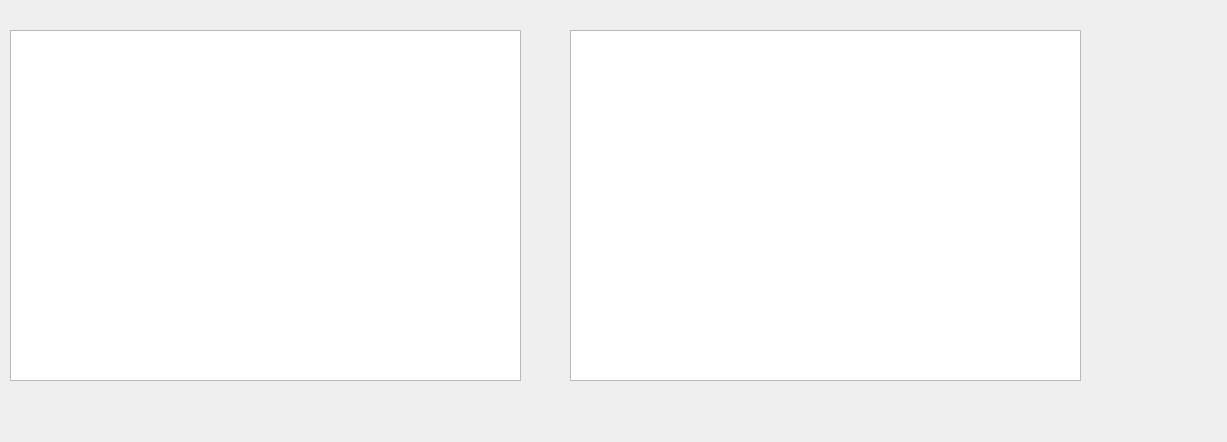
<?xml version="1.0" encoding="UTF-8"?>
<ui version="4.0">
 <class>DialogTableView</class>
 <widget class="QDialog" name="DialogTableView">
  <property name="geometry">
   <rect>
    <x>0</x>
    <y>0</y>
    <width>1227</width>
    <height>442</height>
   </rect>
  </property>
  <property name="windowTitle">
   <string>Dialog</string>
  </property>
  <widget class="QTableView" name="tableView">
   <property name="geometry">
    <rect>
     <x>10</x>
     <y>30</y>
     <width>511</width>
     <height>351</height>
    </rect>
   </property>
  </widget>
  <widget class="QTableView" name="tableView_2">
   <property name="geometry">
    <rect>
     <x>570</x>
     <y>30</y>
     <width>511</width>
     <height>351</height>
    </rect>
   </property>
  </widget>
 </widget>
 <resources/>
 <connections/>
</ui>
